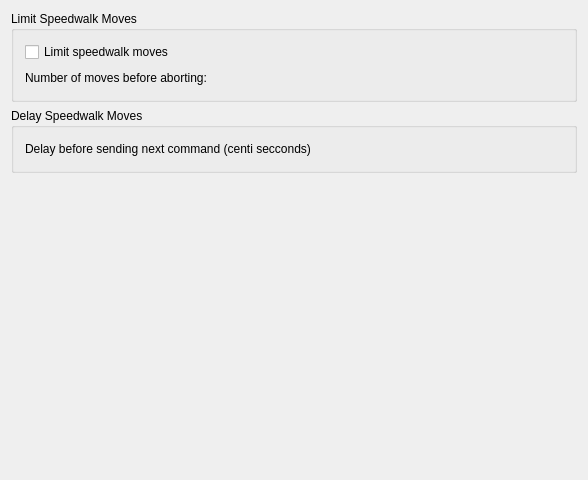
<?xml version="1.0" encoding="UTF-8"?>
<ui version="4.0">
 <class>DlgMapSpeedwalkBase</class>
 <widget class="QWidget" name="DlgMapSpeedwalkBase">
  <property name="geometry">
   <rect>
    <x>0</x>
    <y>0</y>
    <width>588</width>
    <height>480</height>
   </rect>
  </property>
  <property name="windowTitle">
   <string>Speedwalk Options</string>
  </property>
  <layout class="QVBoxLayout">
   <property name="spacing">
    <number>6</number>
   </property>
   <property name="margin">
    <number>11</number>
   </property>
   <item>
    <widget class="QGroupBox" name="fraLimit">
     <property name="title">
      <string>Limit Speedwalk Moves</string>
     </property>
     <layout class="QVBoxLayout">
      <property name="spacing">
       <number>6</number>
      </property>
      <property name="margin">
       <number>11</number>
      </property>
      <item>
       <widget class="QCheckBox" name="chkLimitSpeedwalk">
        <property name="text">
         <string>Limit speedwalk moves</string>
        </property>
       </widget>
      </item>
      <item>
       <layout class="QHBoxLayout">
        <property name="spacing">
         <number>6</number>
        </property>
        <property name="margin">
         <number>0</number>
        </property>
        <item>
         <widget class="QLabel" name="lblLimitSpeedwalk">
          <property name="text">
           <string>Number of moves before aborting:</string>
          </property>
          <property name="wordWrap">
           <bool>false</bool>
          </property>
         </widget>
        </item>
        <item>
         <widget class="KIntNumInput" name="txtAbortCount">
          <property name="sizePolicy">
           <sizepolicy hsizetype="Minimum" vsizetype="Fixed">
            <horstretch>0</horstretch>
            <verstretch>0</verstretch>
           </sizepolicy>
          </property>
          <property name="minimumSize">
           <size>
            <width>100</width>
            <height>0</height>
           </size>
          </property>
          <property name="maximumSize">
           <size>
            <width>90</width>
            <height>32767</height>
           </size>
          </property>
         </widget>
        </item>
        <item>
         <spacer name="Spacer5">
          <property name="orientation">
           <enum>Qt::Horizontal</enum>
          </property>
          <property name="sizeType">
           <enum>QSizePolicy::Expanding</enum>
          </property>
          <property name="sizeHint" stdset="0">
           <size>
            <width>20</width>
            <height>20</height>
           </size>
          </property>
         </spacer>
        </item>
       </layout>
      </item>
     </layout>
    </widget>
   </item>
   <item>
    <widget class="QGroupBox" name="fraDelay">
     <property name="title">
      <string>Delay Speedwalk Moves</string>
     </property>
     <layout class="QHBoxLayout">
      <property name="spacing">
       <number>6</number>
      </property>
      <property name="margin">
       <number>11</number>
      </property>
      <item>
       <widget class="QLabel" name="lblDelay">
        <property name="text">
         <string>Delay before sending next command (centi secconds)</string>
        </property>
        <property name="wordWrap">
         <bool>false</bool>
        </property>
       </widget>
      </item>
      <item>
       <widget class="KIntNumInput" name="txtDelay">
        <property name="minimumSize">
         <size>
          <width>100</width>
          <height>0</height>
         </size>
        </property>
        <property name="maximumSize">
         <size>
          <width>90</width>
          <height>32767</height>
         </size>
        </property>
       </widget>
      </item>
      <item>
       <spacer name="Spacer8">
        <property name="orientation">
         <enum>Qt::Horizontal</enum>
        </property>
        <property name="sizeType">
         <enum>QSizePolicy::Expanding</enum>
        </property>
        <property name="sizeHint" stdset="0">
         <size>
          <width>20</width>
          <height>20</height>
         </size>
        </property>
       </spacer>
      </item>
     </layout>
    </widget>
   </item>
   <item>
    <spacer name="Spacer3">
     <property name="orientation">
      <enum>Qt::Vertical</enum>
     </property>
     <property name="sizeType">
      <enum>QSizePolicy::Expanding</enum>
     </property>
     <property name="sizeHint" stdset="0">
      <size>
       <width>20</width>
       <height>20</height>
      </size>
     </property>
    </spacer>
   </item>
  </layout>
 </widget>
 <pixmapfunction>qPixmapFromMimeSource</pixmapfunction>
 <customwidgets>
  <customwidget>
   <class>KIntNumInput</class>
   <extends>QWidget</extends>
   <header>knuminput.h</header>
  </customwidget>
 </customwidgets>
 <resources/>
 <connections/>
</ui>
